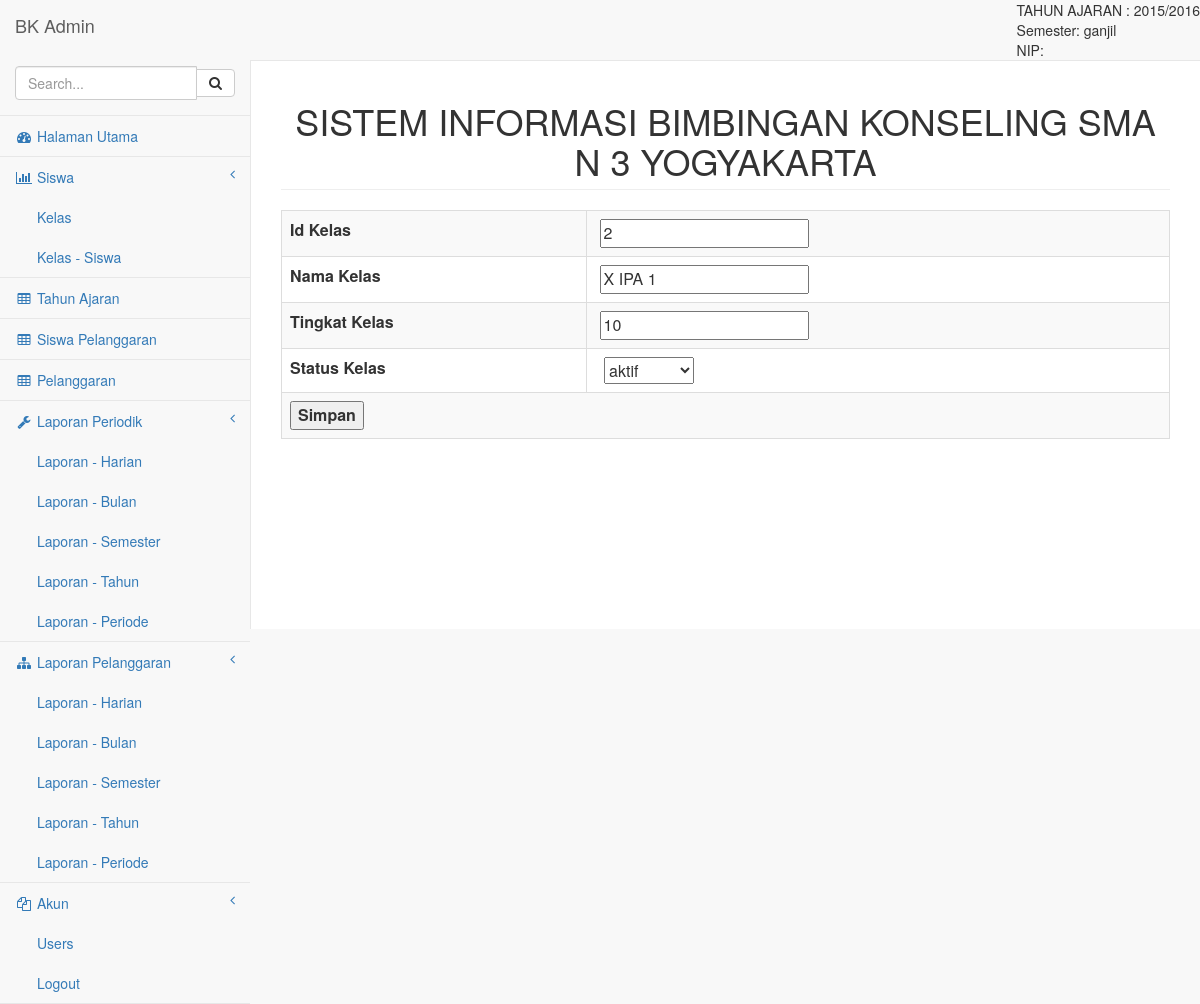
Screenshot of /pages/index.php?page=kelas_edit&id_kelas=2 with the database file from the repository.
### tables this page shows
CREATE TABLE IF NOT EXISTS `tahun_ajaran` (
`id_tahun_ajaran` int(11) NOT NULL,
  `nama_tahun_ajaran` varchar(9) NOT NULL,
  `semester` enum('ganjil','genap') NOT NULL,
  `status_tahun_ajaran` enum('aktif','tidak aktif') NOT NULL
);

CREATE TABLE IF NOT EXISTS `kelas` (
`id_kelas` int(11) NOT NULL,
  `nama_kelas` varchar(10) NOT NULL,
  `tingkat_kelas` mediumint(2) NOT NULL,
  `status_kelas` enum('aktif','tidak aktif') NOT NULL
);

### pages/index.php (the view, shortened to what this page needs)
<!DOCTYPE html>
<html lang="en">
<head>
    <link href="../bower_components/bootstrap/dist/css/bootstrap.min.css" rel="stylesheet">
    <link href="../bower_components/metisMenu/dist/metisMenu.min.css" rel="stylesheet">
    <link href="../dist/css/timeline.css" rel="stylesheet">
    <link href="../dist/css/sb-admin-2.css" rel="stylesheet">
    <link href="../bower_components/morrisjs/morris.css" rel="stylesheet">
    <link href="../bower_components/font-awesome/css/font-awesome.min.css" rel="stylesheet" type="text/css">
</head>
<body>
    <div id="wrapper">
        <nav class="navbar navbar-default navbar-static-top" role="navigation" style="margin-bottom: 0">
            <div class="navbar-header">
                <a class="navbar-brand" href="index.html">BK Admin</a>
            </div>
            <ul class="nav navbar-top-links navbar-right">
            TAHUN AJARAN :
            <?php
			$query=mysql_query("SELECT
  `id_tahun_ajaran`,
  `nama_tahun_ajaran`,
  `semester`,
  `status_tahun_ajaran`
FROM `sma3_bk`.`tahun_ajaran` WHERE status_tahun_ajaran = 'aktif' LIMIT 1");
$data=mysql_fetch_array($query);
echo $data['nama_tahun_ajaran']."<br> Semester: ".$data['semester']."<br> NIP: ".$_SESSION['bk_nip'];
			?>
                </ul>
            <div class="navbar-default sidebar" role="navigation">
                <div class="sidebar-nav navbar-collapse">
                    <ul class="nav" id="side-menu">
                        <li class="sidebar-search">
                            <div class="input-group custom-search-form">
                                <input type="text" class="form-control" placeholder="Search...">
                                <span class="input-group-btn">
                                <button class="btn btn-default" type="button">
                                    <i class="fa fa-search"></i>
                                </button>
                            </span>
                            </div>
                        </li>
                        <li>
                            <a href="index.php"><i class="fa fa-dashboard fa-fw"></i> Halaman Utama</a>
                        </li>
                        <li>
                            <a href="index.php?page=siswa"><i class="fa fa-bar-chart-o fa-fw"></i> Siswa<span class="fa arrow"></span></a>
                            <ul class="nav nav-second-level">
                                <li>
                                    <a href="index.php?page=kelas">Kelas</a>
                                </li>
                                <li>
                                    <a href="index.php?page=kelas_siswa_add">Kelas - Siswa</a>
                                </li>
                            </ul>
                        </li>
                        <li>
                            <a href="index.php?page=tahun_ajaran"><i class="fa fa-table fa-fw"></i> Tahun Ajaran</a>
                        </li>
                        <li>
                        <a href="index.php?page=siswa_pelanggaran"><i class="fa fa-table fa-fw"></i> Siswa Pelanggaran</a>
                        </li>
                        <li>
                            <a href="index.php?page=pelanggaran"><i class="fa fa-table fa-fw"></i> Pelanggaran</a>
                        </li>
                        <li>
                            <a href="index.php?page=laporan_periodik"><i class="fa fa-wrench fa-fw"></i> Laporan Periodik<span class="fa arrow"></span></a>
                            <ul class="nav nav-second-level">
                                <li>
                                    <a href="panels-wells.html">Laporan - Harian</a>
                                </li>
                                <li>
                                    <a href="buttons.html">Laporan - Bulan</a>
                                </li>
                                <li>
                                    <a href="notifications.html">Laporan - Semester</a>
                                </li>
                                <li>
                                    <a href="typography.html">Laporan - Tahun</a>
                                </li>
                                <li>
                                    <a href="icons.html"> Laporan - Periode</a>
                                </li>
                            </ul>
                        </li>
                        <li>
                            <a href="#"><i class="fa fa-sitemap fa-fw"></i> Laporan Pelanggaran<span class="fa arrow"></span></a>
                            <ul class="nav nav-second-level">
                                <li>
                                    <a href="#">Laporan - Harian</a>
                                </li>
                                <li>
                                    <a href="#">Laporan - Bulan</a>
                                </li>
                                <li>
                                    <a href="#">Laporan - Semester</a>
                                </li>
                                <li>
                                    <a href="#">Laporan - Tahun</a>
                                </li>
                                <li>
                                    <a href="#">Laporan - Periode</a>
                                </li>
                            </ul>
                        </li>
                        <li>
                            <a href="#"><i class="fa fa-files-o fa-fw"></i> Akun<span class="fa arrow"></span></a>
                            <ul class="nav nav-second-level">
                                <li>
                                    <a href="blank.html">Users</a>
                                </li>
                                <li>
                                    <a href="loguot.php">Logout</a>
                                </li>
                            </ul>
                        </li>
                    </ul>
                </div>
            </div>
        </nav>
        <div id="page-wrapper">
            <div class="row">
                <div class="col-lg-12">
                    <h1 class="page-header" align="center">SISTEM INFORMASI BIMBINGAN KONSELING SMA N 3 YOGYAKARTA</h1>
                </div>
            </div>
            <div class="row">
                <div class="col-lg-12">
                    <?php
					if(!empty($_GET['page']))
					$page = $_GET['page'];
					else
					$page='home';
					if(file_exists($page.'.php'))
					include($page.'.php');
					else
					include('404.php');
					?>
                </div>
            </div>
        </div>
    </div>
</body>
</html>

### pages/kelas_edit.php (shortened to what this page needs)
<!DOCTYPE html PUBLIC "-//W3C//DTD XHTML 1.0 Transitional//EN" "http://www.w3.org/TR/xhtml1/DTD/xhtml1-transitional.dtd">
<html xmlns="http://www.w3.org/1999/xhtml">
<head>
</head>
<?php
$id_kelas=$_GET['id_kelas'];
$query=mysql_query("SELECT
  `id_kelas`,
  `nama_kelas`,
  `tingkat_kelas`,
  `status_kelas`
FROM `sma3_bk`.`kelas`
where id_kelas='$id_kelas'");
$data=mysql_fetch_array($query);
?>
<body>
<form action="index.php?page=kelas_edit_save" method="post">
<table class="table table-striped table-bordered table-hover" width="100%" border="1">
  <tr>
    <th align="right" scope="row">Id Kelas</th>
    <td><label for="id_kelas"></label>
    <input type="text" name="id_kelas" id="id_kelas" value="<?php echo $data['id_kelas'] ?>" /></td>
  </tr>
  <tr>
    <th align="right" scope="row">Nama Kelas</th>
    <td><label for="nama_kelas"></label>
    <input type="text" name="nama_kelas" id="nama_kelas" value="<?php echo $data['nama_kelas'] ?>" /></td>
  </tr>
  <tr>
    <th align="right" scope="row">Tingkat Kelas</th>
    <td><label for="tingkat_kelas"></label>
    <input type="text" name="tingkat_kelas" id="tingkat_kelas" value="<?php echo $data['tingkat_kelas'] ?>" /></td>
  <tr>
    <th align="right" scope="row">Status Kelas</th>
    <td><label for="status_kelas"></label>
      <select name="status_kelas" id="status_kelas2">
        <option value="aktif">aktif</option>
      </select></td>
  </tr>
  <tr>
    <th colspan="2" scope="row">
    <input type="submit" name="button" id="button" value="Simpan" /></th>
  </tr>
</table></form>
</body>
</html>

### rows the page displays
tahun_ajaran: nama_tahun_ajaran "2015/2016", semester "ganjil"
kelas: id_kelas "2", nama_kelas "X IPA 1", tingkat_kelas "10"
